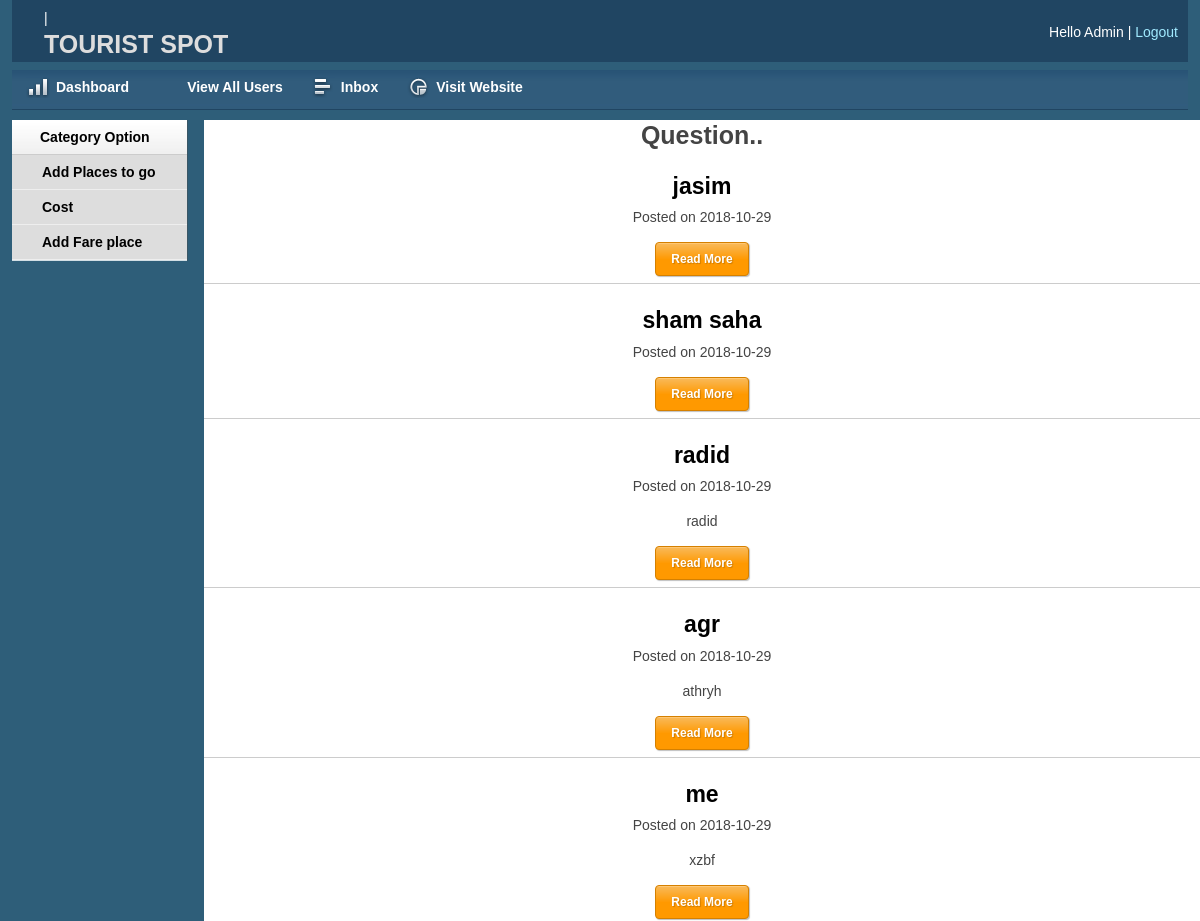
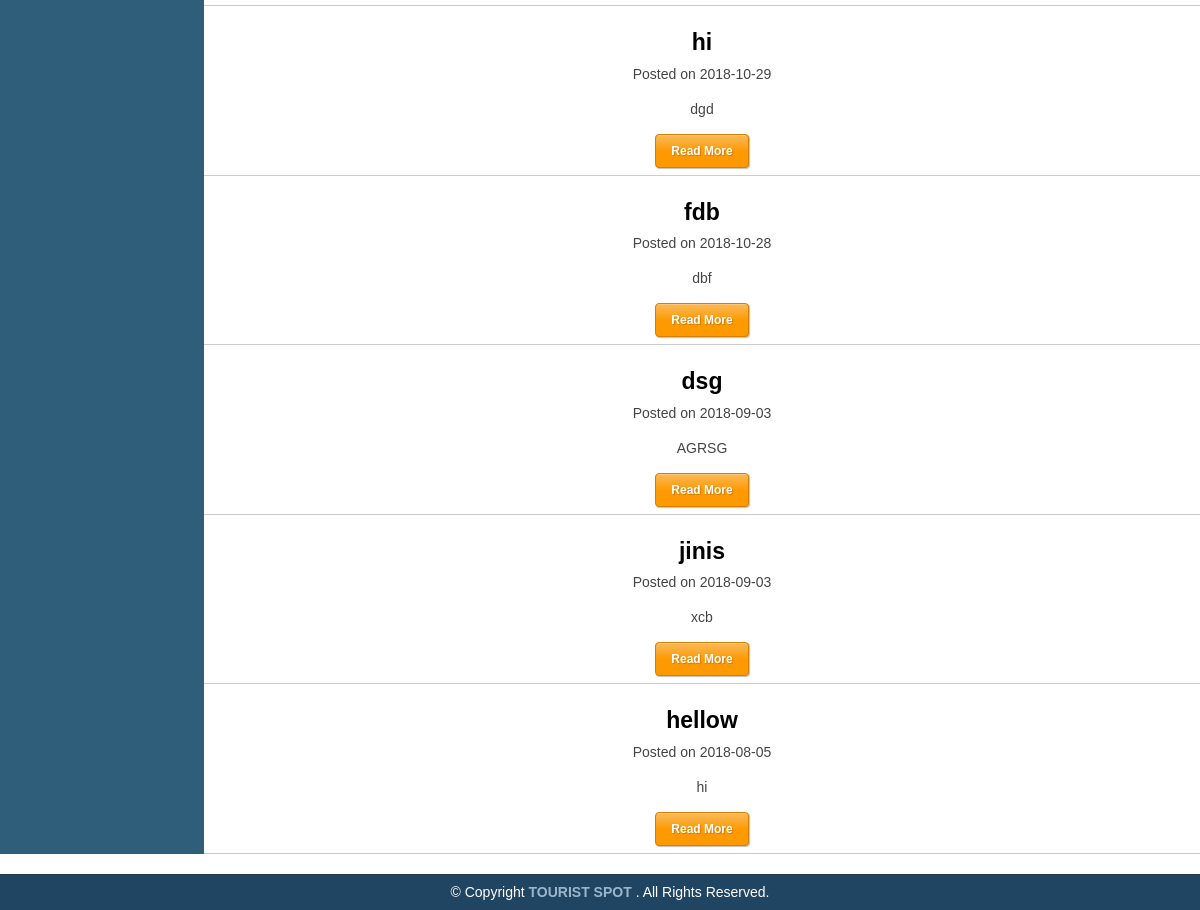
The app's page /admin/inbox.php with its own data (2 pictures, top to bottom).
### tables this page shows
CREATE TABLE `questions` (
  `id` int(11) NOT NULL,
  `user_id` int(11) NOT NULL DEFAULT '1',
  `title` varchar(500) NOT NULL,
  `description` varchar(500) NOT NULL,
  `views` int(255) NOT NULL,
  `created_at` date NOT NULL,
  `updated_at` date NOT NULL,
  `deleted_at` date NOT NULL
);

### Src/ques/ques.php (called while the page is built, shortened)
<?php
class ques
{
    public $dbuser = "root";
    private $dbpass = "";
    public function getQues()
    {
        $pdo = new PDO('mysql:host=localhost;dbname=amarproshno', $this->dbuser, $this->dbpass);
        $query = 'SELECT * FROM questions ORDER by id DESC';
        $stmt = $pdo->prepare($query);
        $stmt->execute();
        $data = $stmt->fetchAll();
        return $data;
    }
}

### admin/inbox.php (the view, shortened to what this page needs)
<?php
$questions = new ques();
$allData = $questions->getQues();
?>
<!DOCTYPE html>
<html>
<head>
    <link rel="stylesheet" type="text/css" href="css/reset.css" media="screen" />
    <link rel="stylesheet" type="text/css" href="css/text.css" media="screen" />
    <link rel="stylesheet" type="text/css" href="css/grid.css" media="screen" />
    <link rel="stylesheet" type="text/css" href="css/layout.css" media="screen" />
    <link rel="stylesheet" type="text/css" href="css/nav.css" media="screen" />
    <link href="css/table/demo_page.css" rel="stylesheet" type="text/css" />
</head>
<body>
<div class="container_12">
    <div class="grid_12 header-repeat">
        <div id="branding">
            <div class="floatleft middle">
                <a href="../index.php"><h1>TOURIST SPOT  </h1></a>
            </div>
            <div class="floatright">
                <div class="floatleft marginleft10">
                    <ul class="inline-ul floatleft">
                        <li>Hello Admin</li>
                        <li><a href="../index.php"">Logout</a></li>
                    </ul>
                </div>
            </div>
        </div>
    </div>
    <div class="grid_12">
        <ul class="nav main">
            <li class="ic-dashboard"><a href="index.php"><span>Dashboard</span></a> </li>
            <li class="ic-typography"><a href="viewallusers.php"><span>View All Users</span></a></li>
            <li class="ic-grid-tables"><a href="inbox.php"><span>Inbox</span></a></li>
            <li class="ic-charts"><a href="../index.php"><span>Visit Website</span></a></li>
        </ul>
    </div>
    <div class="grid_2">
        <div class="box sidemenu">
            <div class="block" id="section-menu">
                <ul class="section menu">
                    <li><a class="menuitem">Category Option</a>
                        <ul class="submenu">
                            <li><a href="addcat.php">Add Places to go</a> </li>
                            <li><a href="addfare.php">Cost</a> </li>
                            <li><a href="adddisname.php">Add Fare place</a> </li>
                        </ul>
                    </li>
                </ul>
            </div>
        </div>
    </div>
    <div class="row"style="background-color: white;margin-left: 17%;text-align: center">
        <div class="col-md-8">
                <h1 class="page-header">
                    Question..
                </h1>
                <?php foreach ($allData as $ques){?>
                    <h2>
                        <a href="../single.php?ques_id=<?php echo $ques['id']; ?>"><?php echo $ques['title']; ?></a>
                    </h2>
                    <p><span class="glyphicon glyphicon-time"></span> Posted on <?php echo $ques['created_at']; ?></p>
                    <p><?php echo strip_tags($ques['description']); ?></p>
                    <a class="btn btn-primary" href="../single.php?ques_id=<?php echo $ques['id']; ?>">Read More <span class="glyphicon glyphicon-chevron-right"></span></a>
                    <hr>
                <?php } ?>
            </div>
    </div>
        </div>
<div id="site_info">
    <p>
        &copy; Copyright <a href="#">TOURIST SPOT </a>. All Rights Reserved.
    </p>
</div>
</body>
</html>

### admin/css/layout.css (style rules this page uses)
body { background: #fff none repeat scroll 0 0; color: #444; font-size: 14px; padding: 0; }
.floatleft { float:left; }
.middle { margin-left: 22px; margin-top: -14px; }
.middle h1 { color:#ddd;margin:0 }
.floatright { float:right; }
.inline-ul li { display:inline; color:#fff; }
.marginleft10 { margin-left:10px; }
a { color: #000; font-weight:bold; text-decoration: none; }
.container_12, .container_16 { background:#2E5E79; }
h1, h2, h3, h4, h5, h6 { line-height:1.2em; margin-bottom:.3em; }
h2 { margin-top:1em; }
#branding { font-weight: normal; margin-bottom: 0; padding: 22px 10px 3px; text-align: left; }
.header-repeat { background:url(../img/header-repeat.jpg) repeat-x; }
#branding a { color:#A1EAFF; font-weight:normal; }
#branding a:before { content:" | "; color:#fff; }
#branding ul, #branding ul li { margin:0px; padding:0px; }
#branding li { padding:0px 0px 0px 0px !important; }
.box { background:#fff; margin-bottom:20px; padding:10px 10px 10px 10px; margin-left:-8px; }
.block { padding-top:20px; }
.box.sidemenu { background-color:#D1DEE4; border-right:1px solid #3A5665; padding:0px; margin:0px; cursor:pointer; }
.box.sidemenu .block { padding-top:0px; margin-top:0px; }
p { margin-bottom:1em; }
ul, ol { padding-top:0; }
ul.menu { list-style:none; border-top:1px solid #bbb; }
ul.menu li { margin:0; }
ul.menu li a { display:block; padding:4px 10px; border-bottom:1px solid #ccc; }
ul.menu ul { list-style:none; margin:0; }
ul.menu ul li a { padding-left:30px; }
ul.section { border-top:0; margin-bottom:0; }
ul.section li a { background:url(../img/sidemenu-repeat.jpg) repeat-x; line-height:26px; padding-left:28px; }
ul.section li li a { background:#ddd; border-bottom:1px solid #eee; }
ul.section ul li { text-transform:none; }
#site_info { color:#fff; background:#204562; border-top:1px solid #1d3b53; padding-left:20px; }
#site_info p { line-height:35px; margin-bottom:0px; }
#site_info a { color:#9ab6cc; }
.block { padding-bottom:1px; }
.btn, .btn-icon, .btn-mini { background-repeat: repeat-x; color: #FFF; font-weight: bold; display: inline-block; text-decoration: none; border-width: 1px; border-style: solid; padding: 0 15px 4px; *padding: 0 7px 4px; margin: 0; text-shadow: 1px 1px 1px rgba(0,0,0,.2); -moz-box-shadow: 1px 1px 1px rgba(0,0,0,.25); -webkit-box-shadow: 1px 1px 1px rgba(0,0,0,.25); -moz-border-radius: 4px; -webkit-border-radius: 4px; filter: progid:DXImageTransform.Microsoft.Shadow(color=#999999,direction=135,strength=2); cursor: pointer; position: relative; }
.btn, .btn-icon { background-position: 0 -80px; font-size: 12px; height: 32px; line-height: 29px; }
a.btn, a.btn-icon { height: 32px; line-height: 32px; padding-bottom: 0; }
.btn, .btn-icon, .btn-mini, .btn:visited, .btn-icon:visited, .btn-mini:visited { background-image: url(../img/bg-lite.png); background-color: #F90; border-color: #D58000; color: #FFF; }

### admin/css/table/demo_page.css (style rules this page uses)
#site_info { text-align: center; }

### records on screen
questions: title "jasim", created_at "2018-10-29"
questions: title "sham saha", created_at "2018-10-29"
questions: title "radid", created_at "2018-10-29", description "radid"
questions: title "agr", created_at "2018-10-29", description "athryh"
questions: title "me", created_at "2018-10-29", description "xzbf"
questions: title "hi", created_at "2018-10-29", description "dgd"
questions: title "fdb", created_at "2018-10-28", description "dbf"
questions: title "dsg", created_at "2018-09-03", description "AGRSG"
questions: title "jinis", created_at "2018-09-03", description "xcb"
questions: title "hellow", created_at "2018-08-05", description "hi"
